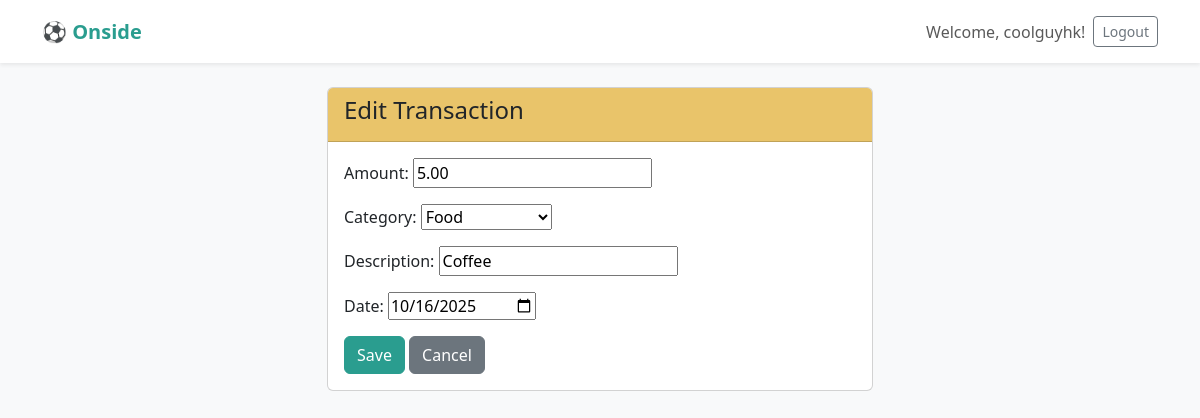
Screenshot of /transaction/1/edit/ (signed in) with the database file from the repository.
### tracker/models.py (models this page shows, shortened)
class Transaction(models.Model):
    CATEGORY_CHOICES = [
        ('Food', 'Food'),
        ('Transport', 'Transport'),
        ('Bills', 'Bills'),
        ('Entertainment', 'Entertainment'),
        ('Shopping', 'Shopping'),
        ('Income', 'Income'),
        ('Other', 'Other'),
    ]
    user = models.ForeignKey(User, on_delete=models.CASCADE)
    amount = models.DecimalField(max_digits=10, decimal_places=2)
    category = models.CharField(max_length=50, choices=CATEGORY_CHOICES)
    description = models.CharField(max_length=255)
    date = models.DateField()
    class Meta:
        ordering = ['-date'] # Show newest transactions first

### tracker/views.py (the view)
# urls.py: path('transaction/<int:pk>/edit/', views.transaction_update_view, name='transaction_update'),
@login_required
def transaction_update_view(request, pk):
    transaction = get_object_or_404(Transaction, pk=pk, user=request.user)
    if request.method == 'POST':
        form = TransactionForm(request.POST, instance=transaction)
        if form.is_valid():
            form.save()
            return redirect('dashboard')
    else:
        form = TransactionForm(instance=transaction)
    return render(request, 'tracker/transaction_form.html', {'form': form, 'transaction': transaction})

### tracker/forms.py
class TransactionForm(forms.ModelForm):
    class Meta:
        model = Transaction
        fields = ['amount', 'category', 'description', 'date']
        widgets = {
            'date': forms.DateInput(attrs={'type': 'date'}), # Use a date picker widget
        }

### tracker/templates/tracker/transaction_form.html (shortened to what this page needs)
{% extends "tracker/base.html" %}
{% block content %}
<div class="row justify-content-center">
    <div class="col-md-6">
        <div class="card">
            <div class="card-header">
                <h4>{% if transaction %}Edit Transaction{% else %}Add New Transaction{% endif %}</h4>
            </div>
            <div class="card-body">
                <form method="post">
                    {{ form.as_p }}
                    <button type="submit" class="btn btn-primary">Save</button>
                    <a href="{% url 'dashboard' %}" class="btn btn-secondary">Cancel</a>
                </form>
            </div>
        </div>
    </div>
</div>
{% endblock %}

### tracker/templates/tracker/base.html (shortened to what this page needs)
<!DOCTYPE html>
<html lang="en">
<head>
    <link href="https://cdn.jsdelivr.net/npm/bootstrap@5.3.2/dist/css/bootstrap.min.css" rel="stylesheet">
</head>
<body>
    <nav class="navbar navbar-expand-lg navbar-light bg-white shadow-sm mb-4">
        <div class="container">
            <a class="navbar-brand" href="{% url 'dashboard' %}">⚽ Onside</a>
            {% if user.is_authenticated %}
            <span class="navbar-text d-flex align-items-center">
                <span class="me-2">Welcome, {{ user.username }}!</span>
                <form method="post" action="{% url 'logout' %}" style="display: inline;">
                    <button type="submit" class="btn btn-outline-secondary btn-sm">Logout</button>
                </form>
            </span>
            {% endif %}
        </div>
    </nav>
    <main class="container">
        {% block content %}{% endblock %}
    </main>
</body>
</html>

### tracker/templates/tracker/base.html (style rules this page uses)
body { background-color: #f8f9fa; }
.navbar-brand { font-weight: bold; color: #2a9d8f !important; }
.btn-primary { background-color: #2a9d8f; border-color: #2a9d8f; }
.card-header { background-color: #e9c46a; }

### rows the page displays
Transaction: amount "5.00", category "Food", description "Coffee", date "10/16/2025"

### other values shown
{{ user.username }} "coolguyhk"
